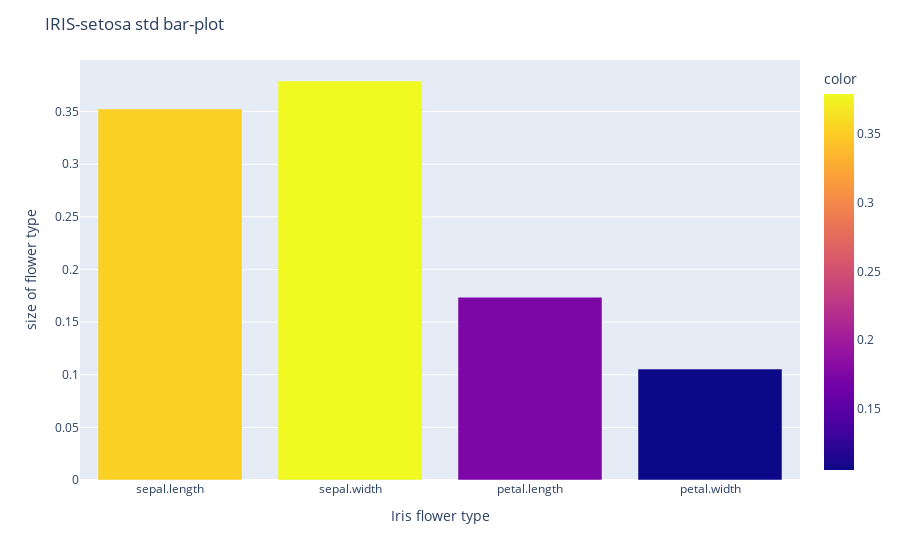

Notebook cell for this chart:
### Code cell
fig = px.bar(x = df1.columns[:-1], y = df1.std(), color = std)
fig.update_layout(
    title='IRIS-setosa std bar-plot',
    xaxis_title='Iris flower type',
    yaxis_title='size of flower type'
)
fig.show()

### Figure 1 — Plotly figure (JSON) as saved in the notebook; plotly's stock layout.template omitted (floating-point values rounded to 4 significant figures)
{"data": [{"alignmentgroup": "True", "hovertemplate": "x=%{x}<br>y=%{y}<br>color=%{marker.color}<extra></extra>", "legendgroup": "", "marker": {"color": [0.3525, 0.3791, 0.1737, 0.1054], "coloraxis": "coloraxis", "pattern": {"shape": ""}}, "name": "", "offsetgroup": "", "orientation": "v", "showlegend": false, "textposition": "auto", "type": "bar", "x": ["sepal.length", "sepal.width", "petal.length", "petal.width"], "xaxis": "x", "y": [0.3525, 0.3791, 0.1737, 0.1054], "yaxis": "y"}], "layout": {"barmode": "relative", "coloraxis": {"colorbar": {"title": {"text": "color"}}, "colorscale": [[0, "#0d0887"], [0.1111, "#46039f"], [0.2222, "#7201a8"], [0.3333, "#9c179e"], [0.4444, "#bd3786"], [0.5556, "#d8576b"], [0.6667, "#ed7953"], [0.7778, "#fb9f3a"], [0.8889, "#fdca26"], [1, "#f0f921"]]}, "legend": {"tracegroupgap": 0}, "margin": {"t": 60}, "title": {"text": "IRIS-setosa std bar-plot"}, "xaxis": {"anchor": "y", "domain": [0, 1], "title": {"text": "Iris flower type"}}, "yaxis": {"anchor": "x", "domain": [0, 1], "title": {"text": "size of flower type"}}}}
